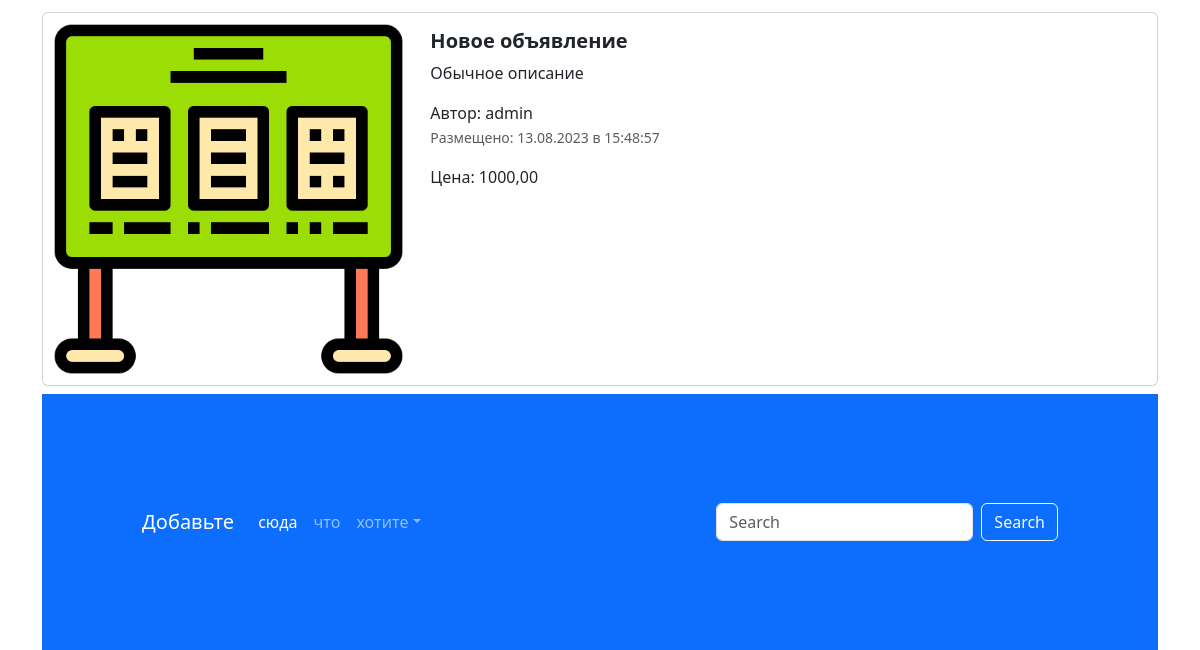
/ (lower part), run on an earlier commit of the app's database.
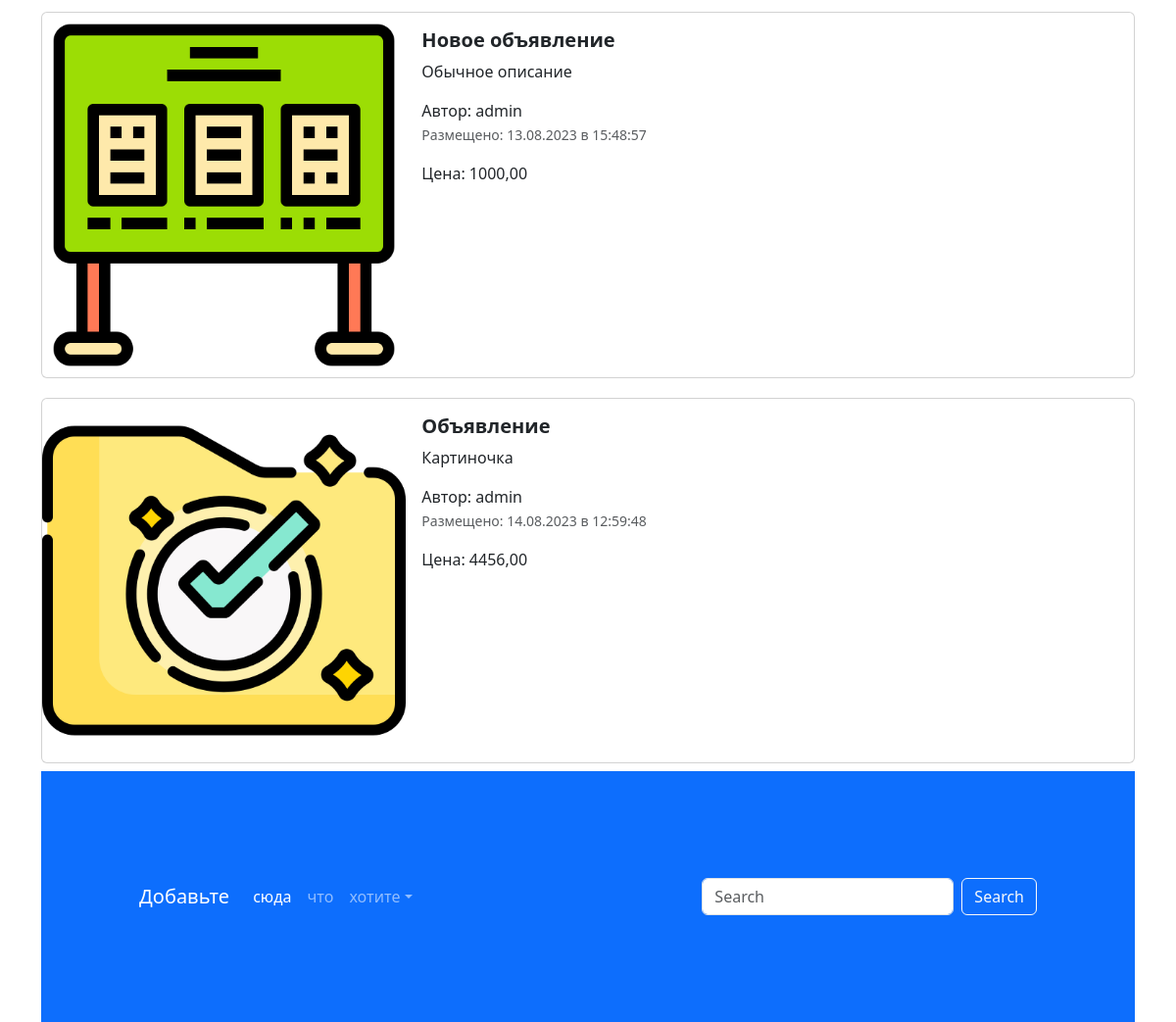
And on a later commit of the database.
### app_AD/models.py (models this page shows, shortened)
class AD(models.Model):
    title = models.CharField('Название',max_length=128)
    description = models.TextField('Описание')
    price = models.DecimalField('Цена', max_digits=10, decimal_places=2)
    auction = models.BooleanField('Торг',help_text='Отметьте, если торг уместен')
    created_at = models.DateTimeField(auto_now_add=True)
    updated_at = models.DateTimeField(auto_now=True)
    user = models.ForeignKey(User, verbose_name='Пользователь', on_delete=models.CASCADE)
    image = models.ImageField('Изображение', upload_to='ads/', null=True, blank=True)
    @admin.display(description='Дата создания')
    def created_date(self):
        if self.created_at.date() == timezone.now().date():
            created_time = self.created_at.time().strftime('%H:%M:%S')
            return format_html(
                '<span style="font-weight: bold; color:green;">Сегодня в {} </span>', created_time
            )
        return self.created_at.strftime('%d.%m.%Y в %H:%M:%S')
    class Meta:
        db_table = "advertisements"

### app_AD/views.py (the view)
# urls.py: path('', index, name='main_page'),
def index(request):
    ads = AD.objects.all()
    context = {'ads':ads}
    return render(request, 'app_AD/index.html', context)

### templates/app_AD/index.html (shortened to what this page needs)
{% extends 'base.html' %}
{% load static %}
{% block content %}
<div class="container">
  {% for adv in ads %}
  <div class="col">
    <div class="card mb-2" style="max-width: 1200px; margin-top: 20px;">
      <div class="row g-0">
        <div class="col-md-4">
          <a href="advertisement.html" class="nav-link">
            <img src="{% if adv.image %} {{ adv.image.url }} {% else %} {% static 'img/123.png' %} {% endif %}" class="img-fluid rounded-start" alt="Card title">
          </a>
        </div>
        <div class="col-md-8">
          <div class="card-body">
            <h5 class="card-title">
              <a href="advertisement.html" class="nav-link"><strong>{{ adv.title }}</strong></a>
            </h5>
            <a href="advertisement.html" class="nav-link">
              <p class="card-text">
                {{ adv.description }}
              </p>
              <span>Автор: {{ adv.user }}</span>
              <p class="card-text"><small class="text-muted">Размещено: {{ adv.created_date }}</small></p>
              <span>Цена: {{ adv.price }} </span>
            </a>
          </div>
        </div>
      </div>
    </div>
  {% endfor %}
<footer style="padding: 100px;" class="bg-primary">
  <nav class="navbar navbar-expand-sm navbar-dark">
    <a class="navbar-brand" href="#">Добавьте</a>
    <div class="collapse navbar-collapse" id="collapsibleNavId">
      <ul class="navbar-nav me-auto mt-2 mt-lg-0">
        <li class="nav-item">
          <a class="nav-link active" href="#" aria-current="page">сюда<span class="visually-hidden">(current)</span></a>
        </li>
        <li class="nav-item">
          <a class="nav-link" href="#">что</a>
        </li>
        <li class="nav-item dropdown">
          <a class="nav-link dropdown-toggle" href="#" id="dropdownId" data-bs-toggle="dropdown" aria-haspopup="true"
            aria-expanded="false">хотите</a>
        </li>
      </ul>
      <form class="d-flex my-2 my-lg-0">
        <input class="form-control me-sm-2" type="text" placeholder="Search">
        <button class="btn btn-outline-light my-2 my-sm-0" type="submit">Search</button>
      </form>
    </div>
  </nav>
</footer>
{% endblock %}

### templates/base.html (shortened to what this page needs)
{% load static %}
<!DOCTYPE html>
<html lang="en">
<head>
    <link href="{% static 'css/bootstrap.min.css' %}" rel="stylesheet">
    <link rel="stylesheet" href="{% static 'css/fontello.css' %}">
</head>
<body>
   {% block content%}
   {% endblock %}
</body>

What changed in the data, as far as the page shows it:
added AD: image (picture), title "Объявление", description "Картиночка", user "admin", created_date "14.08.2023 в 12:59:48", price "4456,00"
